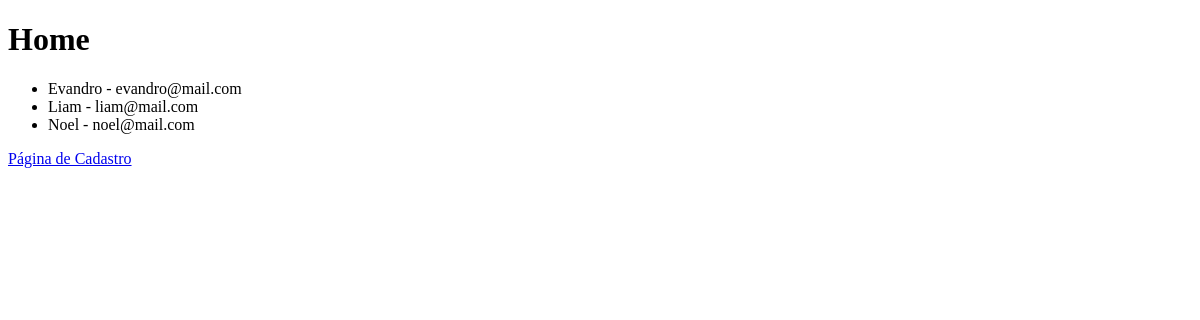
Before: / with the older database file.
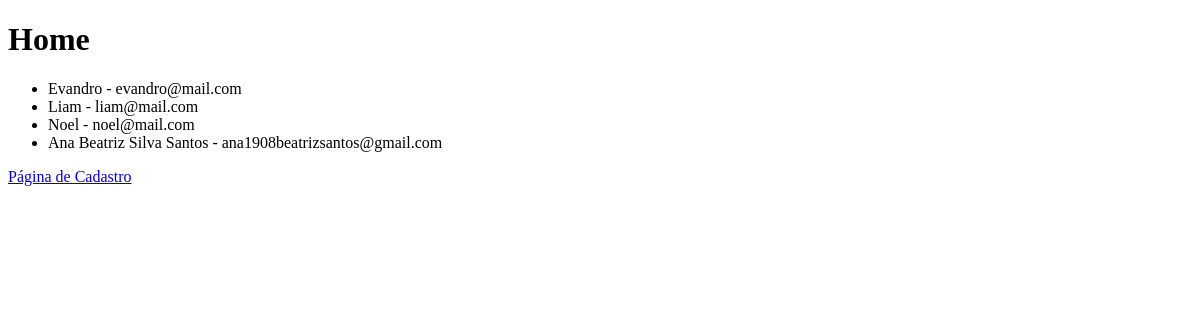
After: the same page with the newer database file.
### models/user.py (models this page shows)
class User(db.Model): # Declaração de um novo modelo/tabela: User
    id = db.Column(db.Integer, primary_key=True) # Define uma coluna ...
    name = db.Column(db.String(100), nullable=False)
    email = db.Column(db.String(100), unique=True, nullable=False)
    __tablename__ = 'users'

### controllers/user_controller.py (the view)
    @staticmethod
    def index():
        users = User.query.all()
        return render_template('index.html', users=users)

### view/templates/index.html (shortened to what this page needs)
<!DOCTYPE html>
<html lang="en">
<head>
</head>
<body>
    <h1>Home</h1>
    <ul>
        {% for user in users %}
        <li>{{user.name}} - {{user.email}}</li>
        {% endfor %}
    </ul>
    <a href="{{ url_for('contact') }}">Página de Cadastro</a>
</body>
</html>

Changed rows visible on the page:
added User: name "Ana Beatriz Silva Santos", email "ana1908beatrizsantos@gmail.com"
